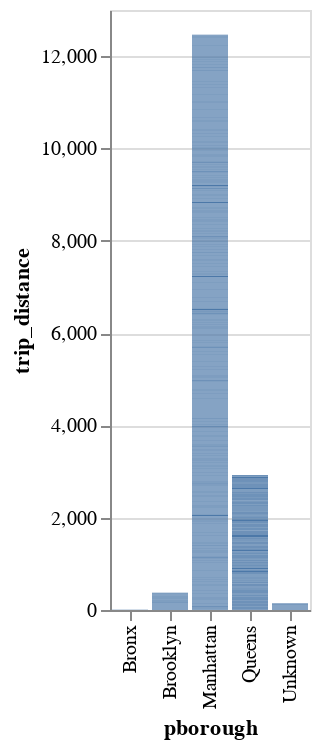

The code cell stored with this chart in its notebook:
### Code cell
# altair plot for pickup vs borough
databor = smalls[smalls.trip_distance <= 35]
databor = databor[databor.passenger_count < 6]
databor = databor[['trip_distance','pborough']].copy()
bars = alt.Chart(databor).mark_bar().encode(
    alt.Y('trip_distance'),
    alt.X('pborough')
)
bars

### Figure 1 — Vega-Lite specification as saved in the notebook (floating-point values rounded to 4 significant figures; data arrays with more than 128 entries replaced by an {"elided": "..."} marker saying what was removed)
{"config": {"view": {"continuousWidth": 400, "continuousHeight": 300}}, "data": {"name": "data-a9d4fec46f46a55bc1cf2fcc70375c2e"}, "mark": "bar", "encoding": {"x": {"type": "nominal", "field": "pborough"}, "y": {"type": "quantitative", "field": "trip_distance"}}, "$schema": "https://vega.github.io/schema/vega-lite/v4.8.1.json", "datasets": {"data-a9d4fec46f46a55bc1cf2fcc70375c2e": {"elided": "4793 records"}}}
